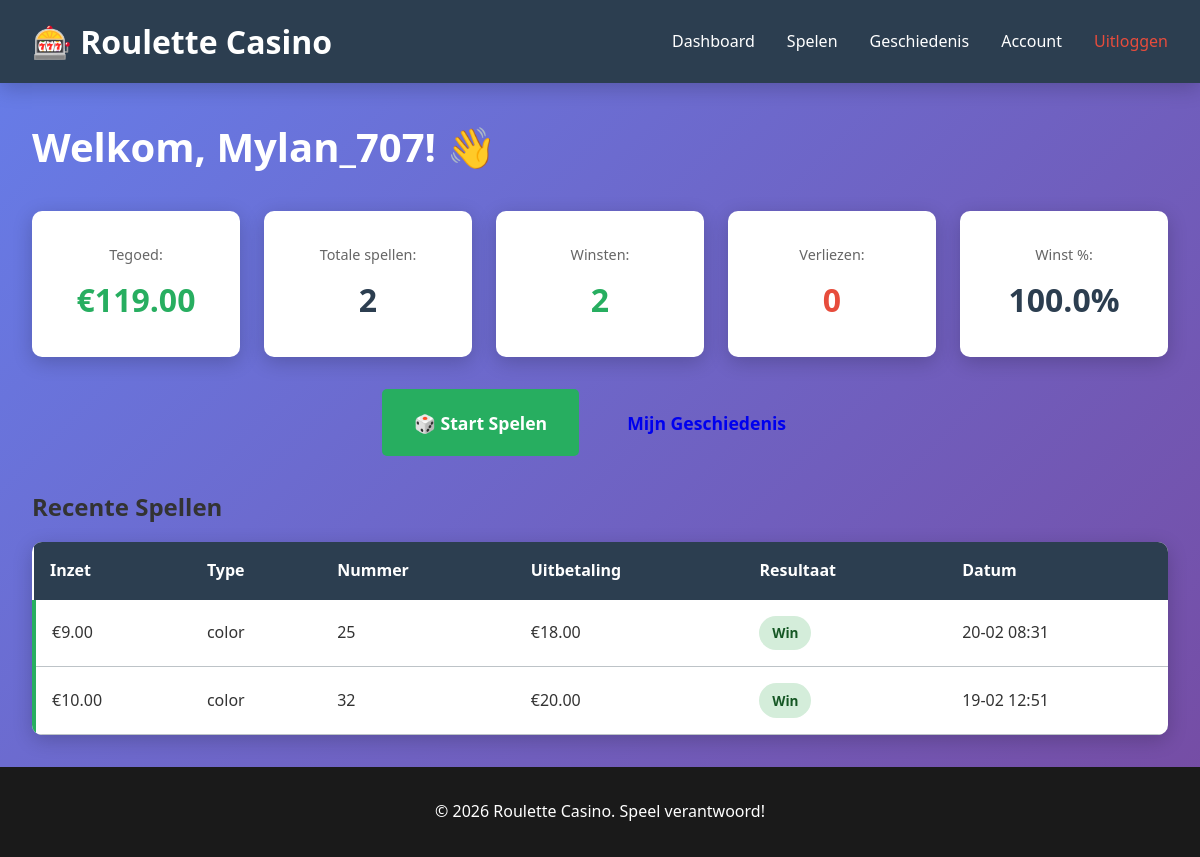
Page /dashboard (signed in) on the earlier database version.
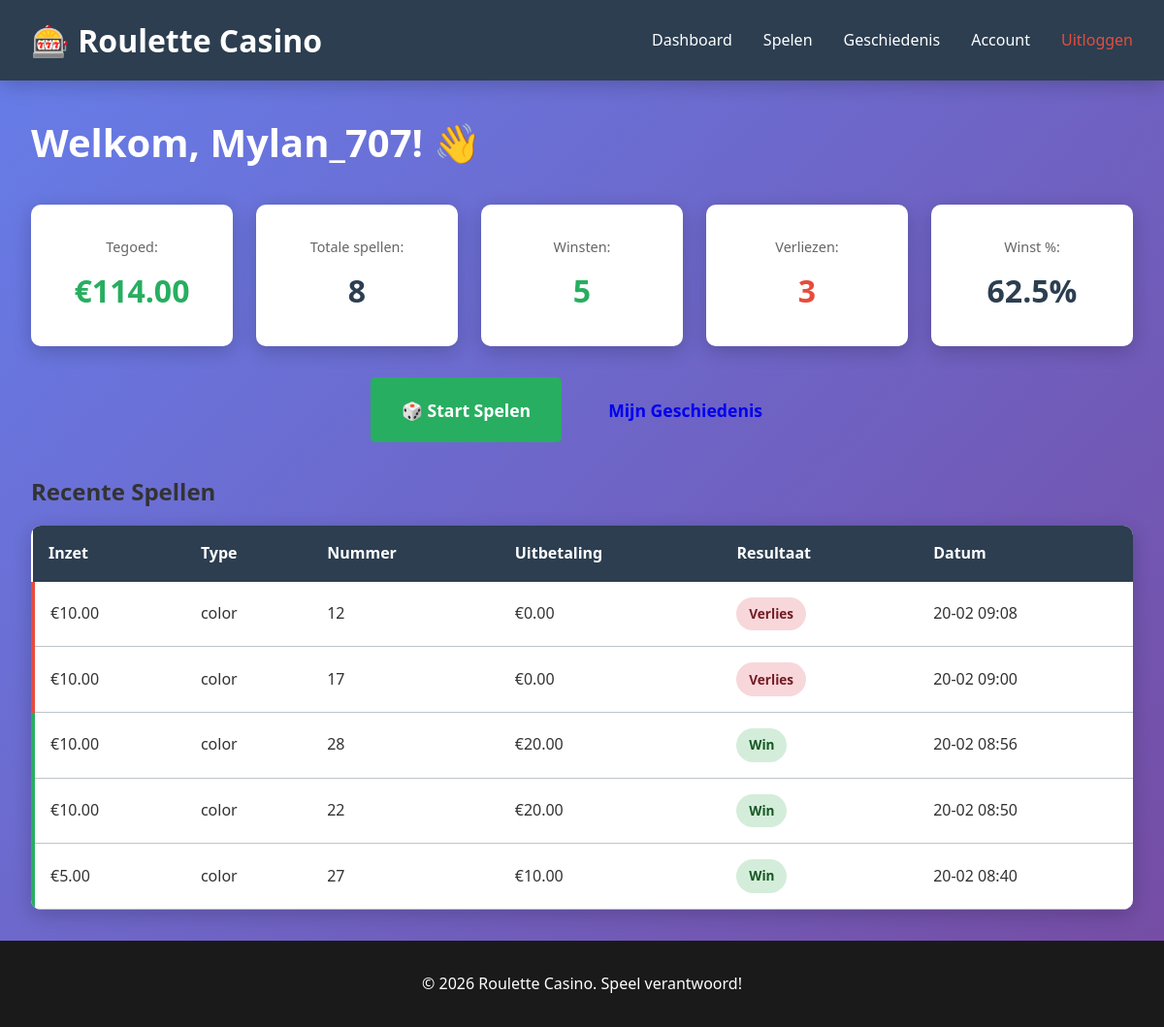
Same page on the later database version.
### nseroulette.py (models this page shows, shortened)
class User(db.Model):
    id = db.Column(db.Integer, primary_key=True)
    email = db.Column(db.String(120), unique=True, nullable=False)
    username = db.Column(db.String(80), unique=True, nullable=False)
    password = db.Column(db.String(255), nullable=False)
    currency = db.Column(db.Float, default=100.0)
    created_at = db.Column(db.DateTime, default=datetime.utcnow)
    updated_at = db.Column(db.DateTime, default=datetime.utcnow, onupdate=datetime.utcnow)
    games = db.relationship('GameRound', backref='player', lazy=True, cascade='all, delete-orphan')

class GameRound(db.Model):
    id = db.Column(db.Integer, primary_key=True)
    user_id = db.Column(db.Integer, db.ForeignKey('user.id'), nullable=False)
    bet_amount = db.Column(db.Float, nullable=False)
    bet_type = db.Column(db.String(50), nullable=False)  # 'number', 'color', 'odd/even', etc.
    bet_value = db.Column(db.String(50), nullable=False)  # '17', 'red', 'odd', etc.
    winning_number = db.Column(db.Integer, nullable=False)
    result = db.Column(db.String(10), nullable=False)  # 'win' or 'lose'
    payout = db.Column(db.Float, default=0.0)
    created_at = db.Column(db.DateTime, default=datetime.utcnow)

### nseroulette.py (the view)
@app.route('/dashboard')
@login_required
def dashboard():
    user = User.query.get(session['user_id'])
    recent_games = GameRound.query.filter_by(user_id=session['user_id']).order_by(GameRound.created_at.desc()).limit(5).all()
    stats = {
        'total_games': GameRound.query.filter_by(user_id=session['user_id']).count(),
        'wins': GameRound.query.filter_by(user_id=session['user_id'], result='win').count(),
        'losses': GameRound.query.filter_by(user_id=session['user_id'], result='lose').count(),
    }
    if stats['total_games'] > 0:
        stats['win_rate'] = round((stats['wins'] / stats['total_games']) * 100, 2)
    else:
        stats['win_rate'] = 0
    return render_template('dashboard.html', user=user, recent_games=recent_games, stats=stats)

### nseroulette.py (called while the page is built)
def login_required(f):
    @wraps(f)
    def decorated_function(*args, **kwargs):
        if 'user_id' not in session:
            return redirect(url_for('login'))
        return f(*args, **kwargs)
    return decorated_function

### templates/dashboard.html (shortened to what this page needs)
{% extends "base.html" %}
{% block content %}
<div class="dashboard">
    <h1>Welkom, {{ user.username }}! 👋</h1>
    <div class="dashboard-grid">
        <div class="stats-card">
            <div class="stat-item">
                <span class="stat-label">Tegoed:</span>
                <span class="stat-value balance">€{{ "%.2f"|format(user.currency) }}</span>
            </div>
        </div>
        <div class="stats-card">
            <div class="stat-item">
                <span class="stat-label">Totale spellen:</span>
                <span class="stat-value">{{ stats.total_games }}</span>
            </div>
        </div>
        <div class="stats-card">
            <div class="stat-item">
                <span class="stat-label">Winsten:</span>
                <span class="stat-value wins">{{ stats.wins }}</span>
            </div>
        </div>
        <div class="stats-card">
            <div class="stat-item">
                <span class="stat-label">Verliezen:</span>
                <span class="stat-value losses">{{ stats.losses }}</span>
            </div>
        </div>
        <div class="stats-card">
            <div class="stat-item">
                <span class="stat-label">Winst %:</span>
                <span class="stat-value">{{ stats.win_rate }}%</span>
            </div>
        </div>
    </div>
    <div class="actions">
        <a href="{{ url_for('game') }}" class="btn btn-large btn-success">🎲 Start Spelen</a>
        <a href="{{ url_for('history') }}" class="btn btn-large">Mijn Geschiedenis</a>
    </div>
    {% if recent_games %}
    <div class="recent-games">
        <h2>Recente Spellen</h2>
        <table class="games-table">
            <thead>
                <tr>
                    <th>Inzet</th>
                    <th>Type</th>
                    <th>Nummer</th>
                    <th>Uitbetaling</th>
                    <th>Resultaat</th>
                    <th>Datum</th>
                </tr>
            </thead>
            <tbody>
                {% for game in recent_games %}
                <tr class="result-{{ game.result }}">
                    <td>€{{ "%.2f"|format(game.bet_amount) }}</td>
                    <td>{{ game.bet_type }}</td>
                    <td>{{ game.winning_number }}</td>
                    <td>€{{ "%.2f"|format(game.payout) }}</td>
                    <td><span class="badge badge-{{ game.result }}">{{ 'Win' if game.result == 'win' else 'Verlies' }}</span></td>
                    <td>{{ game.created_at.strftime('%d-%m %H:%M') }}</td>
                </tr>
                {% endfor %}
            </tbody>
        </table>
    </div>
    {% endif %}
</div>
{% endblock %}

Differences in the rows shown:
no longer on this page (row unchanged): GameRound: bet_amount "9.00", bet_type "color", winning_number "25", payout "18.00", result "Win", created_at "20-02 08:31"
no longer on this page (row unchanged): GameRound: bet_amount "10.00", bet_type "color", winning_number "32", payout "20.00", result "Win", created_at "19-02 12:51"
changed User "Mylan_707": currency "119.00" → "114.00"
added GameRound: bet_amount "10.00", bet_type "color", winning_number "12", payout "0.00", result "Verlies", created_at "20-02 09:08"
added GameRound: bet_amount "10.00", bet_type "color", winning_number "17", payout "0.00", result "Verlies", created_at "20-02 09:00"
added GameRound: bet_amount "10.00", bet_type "color", winning_number "28", payout "20.00", result "Win", created_at "20-02 08:56"
added GameRound: bet_amount "10.00", bet_type "color", winning_number "22", payout "20.00", result "Win", created_at "20-02 08:50"
added GameRound: bet_amount "5.00", bet_type "color", winning_number "27", payout "10.00", result "Win", created_at "20-02 08:40"
Other differences:
{{ stats.total_games }}: "2" → "8"
{{ stats.wins }}: "2" → "5"
{{ stats.losses }}: "0" → "3"
{{ stats.win_rate }}: "100.0" → "62.5"
